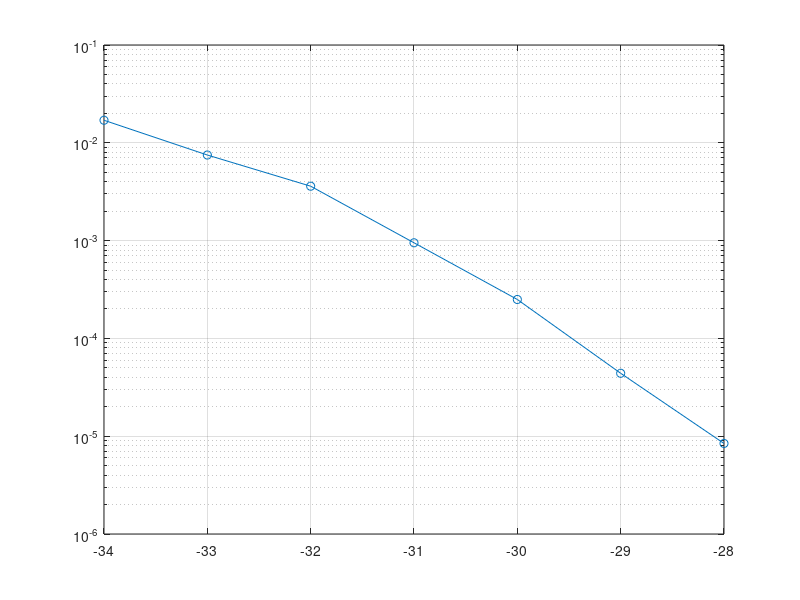

The MATLAB script that drew this image: (Note: this script raises an error after producing the figure.)
%%%%%%%%%%%%%%%%%%%%%%%%%%%%%%%%%%%%%%%%%%%%%%%%%%%%%%%%%%%%%%%%%%%%%%%%%%%
%%%%%%%%%%%%%%%%%%%%%%%%%%%%%% MAKE BER PLOT %%%%%%%%%%%%%%%%%%%%%%%%%%%%%%
%%%%%%%%%%%%%%%%%%%%%%%%%%%%%%%%%%%%%%%%%%%%%%%%%%%%%%%%%%%%%%%%%%%%%%%%%%%
% Has data from simulations and plots BER vs N0

%% Data

%%%%%%%%%%%%%%%%%%%
% RESULTS WITH HC %
%%%%%%%%%%%%%%%%%%%

% This is for with_hc/0a.mat
N0MRC0a = [];
BERMRC0a = [];

% This is for with_hc/0b.mat
N0MRC0b = [];
BERMRC0b = [];

% This is for with_hc/10a.mat
N0MRC10a = [];
BERMRC10a = [];

% This is for with_hc/10b.mat
N0MRC10b = [];
BERMRC10b = [];

% This is for with_hc/20a.mat
N0MRC20a = [28 29 30 31 32 33 34]; % 82 on 28
BERMRC20a = [8.43e-6 4.4e-5 2.5e-4 9.5e-4 3.6e-3 7.5e-3 1.7e-2];

% This is for with_hc/20b.mat
N0MRC20b = [28 29 30 31 32];
BERMRC20b = [4e-6 2.37e-5 1.45e-4 6e-4 2e-3];

% This is for with_hc/30a.mat
N0MRC30a = [28 29 30 31 32];
BERMRC30a = [3.1e-6 1.45e-5 9.5e-5 4.04e-4 1.49e-3];

% This is for with_hc/30b.mat
N0MRC30b = [29 30 31 32 33 34];
BERMRC30b = [3.18e-5 1.41e-4 6.53e-4 2e-3 6.63e-3 1.266e-2];

% This is for with_hc/40a.mat
N0MRC40a = [29 30 31 32 33];
BERMRC40a = [7.5e-5 3.45e-4 1.53e-3 3.74e-3 1.06e-2];

% This is for with_hc/40b.mat
N0MRC40b = [29];
BERMRC40b = [8.3e-5];

% This is for with_hc/50a.mat
N0MRC50a = [];
BERMRC50a = [];

% This is for with_hc/50b.mat
N0MRC50b = [];
BERMRC50b = [];

% This is for with_hc/60a.mat
N0MRC60a = [];
BERMRC60a = [];

% This is for with_hc/60b.mat
N0MRC60b = [27 28 29 30];
BERMRC60b = [3.788e-4 1.414e-3 3.814e-3 9.063];

% This is for with_hc/70a.mat
N0MRC70a = [25 26 27 28 29];
BERMRC70a = [4.945e-5 2.571e-4 9.679e-4 2.916e-3 1.574e-2];

% This is for with_hc/70b.mat
N0MRC70b = [25 26 27 28 29 30];
BERMRC70b = [2.259e-5 1.421e-4 5.449e-4 1.853e-3 4.946e-3 1.158e-2];

% This is for with_hc/80a.mat
N0MRC80a = [23 24 25 26 27 28];
BERMRC80a = [7.479e-6 5.092e-5 2.431e-4 9.442e-4 2.757e-3 6.625e-3 6.764e-2];

% This is for with_hc/80b.mat
N0MRC80b = [24 25 26 27 28 29];
BERMRC80b = [2.039e-5 1.259e-4 5.483e-4 1.805e-3 4.792e-3 1.1e-2];

% This is for with_hc/90a.mat
N0MRC90a = [22 23 24 25 26 27 28];
BERMRC90a = [4.575e-6 3.48e-5 1.626e-4 7.07e-4 2.307e-3 5.75e-3 1.306e-2];

% This is for with_hc/90b.mat
N0MRC90b = [21 22 23 24 25 26 27]; %21 still needs to be done
BERMRC90b = [1.15e-6 1.5e-5 9.534e-5 4.537e-4 1.33e-3 3.931e-3 9.627e-3];

%%%%%%%%%%%%%%%%%%
% RESULTS W/O HC %
%%%%%%%%%%%%%%%%%%

% This is for wo_hc/0a.mat
N0ML0a = [];
BERML0a = [];

% This is for wo_hc/0b.mat
N0ML0b = [];
BERML0b = [];

% This is for wo_hc/10a.mat
N0ML10a = [];
BERML10a = [];

% This is for wo_hc/10b.mat
N0ML10b = [];
BERML10b = [];

% This is for wo_hc/20a.mat
N0ML20a = [];
BERML20a = [];

% This is for wo_hc/20b.mat
N0ML20b = [];
BERML20b = [];

% This is for wo_hc/30a.mat
N0ML30a = [];
BERML30a = [];

% This is for wo_hc/30b.mat
N0ML30b = [];
BERML30b = [];

% This is for wo_hc/40a.mat
N0ML40a = [];
BERML40a = [];

% This is for wo_hc/40b.mat
N0ML40b = [];
BERML40b = [];

% This is for wo_hc/50a.mat
N0ML50a = [];
BERML50a = [];

% This is for wo_hc/50b.mat
N0ML50b = [];
BERML50b = [];

% This is for wo_hc/60a.mat
N0ML60a = [];
BERML60a = [];

% This is for wo_hc/60b.mat
N0ML60b = [];
BERML60b = [];

% This is for wo_hc/70a.mat
N0ML70a = [];
BERML70a = [];

% This is for wo_hc/70b.mat
N0ML70b = [];
BERML70b = [];

% This is for wo_hc/80a.mat
N0ML80a = [];
BERML80a = [];

% This is for wo_hc/80b.mat
N0ML80b = [];
BERML80b = [];

% This is for wo_hc/90a.mat
N0ML90a = [];
BERML90a = [];

% This is for wo_hc/90b.mat
N0ML90b = [];
BERML90b = [];


%% Plots (TODO)

% Plot 20a with hc
figure(221);
semilogy(-N0MRC20a,BERMRC20a,'o-'); grid on;
ax = gca;
ax.FontName = 'Times New Roman';
ax.XLabel.Interpreter = 'LaTeX';
ax.XLabel.String = '$1/N_0$ (dB)';
ax.YLabel.Interpreter = 'LaTeX';
ax.YLabel.String = 'BER';

% Plot 20b with hc
figure(222);
semilogy(-N0MRC20b,BERMRC20b,'o-'); grid on;
ax = gca;
ax.FontName = 'Times New Roman';
ax.XLabel.Interpreter = 'LaTeX';
ax.XLabel.String = '$1/N_0$ (dB)';
ax.YLabel.Interpreter = 'LaTeX';
ax.YLabel.String = 'BER';


